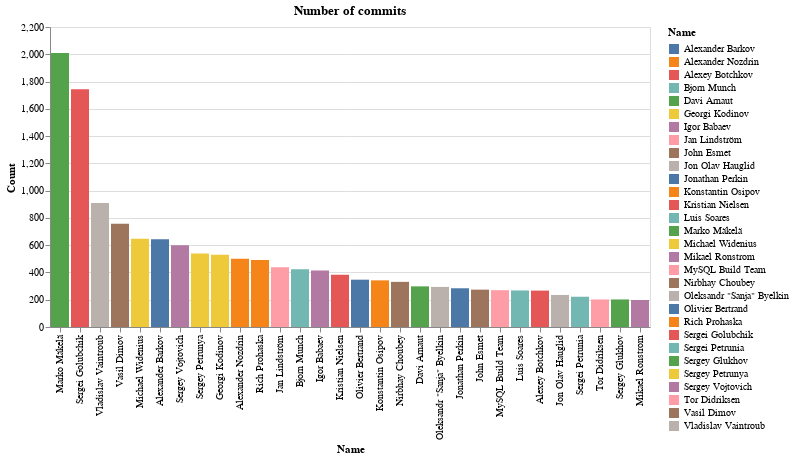

The cell this chart's notebook holds for it:
### Markdown cell above
# **Number of all-time commits per top 30 contributors**

### Code cell
top30 = compute_top_committers(data, 30)
alt.Chart(data=top30, title=f"Number of commits").mark_bar().encode(
    x=alt.X('Name', type='nominal', sort=top30['Name'].values.tolist()),
    y='Count',
    color='Name')

### Figure 1 — Vega-Lite specification as saved in the notebook (floating-point values rounded to 4 significant figures)
{"config": {"view": {"continuousWidth": 400, "continuousHeight": 300}}, "data": {"name": "data-60f98bdf048dd211a98fe18ea8d74f04"}, "mark": "bar", "encoding": {"color": {"type": "nominal", "field": "Name"}, "x": {"type": "nominal", "field": "Name", "sort": ["Marko Mäkelä", "Sergei Golubchik", "Vladislav Vaintroub", "Vasil Dimov", "Michael Widenius", "Alexander Barkov", "Sergey Vojtovich", "Sergey Petrunya", "Georgi Kodinov", "Alexander Nozdrin", "Rich Prohaska", "Jan Lindström", "Bjorn Munch", "Igor Babaev", "Kristian Nielsen", "Olivier Bertrand", "Konstantin Osipov", "Nirbhay Choubey", "Davi Arnaut", "Oleksandr \"Sanja\" Byelkin", "Jonathan Perkin", "John Esmet", "MySQL Build Team", "Luis Soares", "Alexey Botchkov", "Jon Olav Hauglid", "Sergei Petrunia", "Tor Didriksen", "Sergey Glukhov", "Mikael Ronstrom"]}, "y": {"type": "quantitative", "field": "Count"}}, "title": "Number of commits", "$schema": "https://vega.github.io/schema/vega-lite/v4.8.1.json", "datasets": {"data-60f98bdf048dd211a98fe18ea8d74f04": [{"Datetime": "2020-12-09T16:49:52+02:00", "Name": "Marko Mäkelä", "Organization": "MariaDB Corporation", "Email": "marko.makela@mariadb.com", "Files Changed": 13601, "Insertions": 274289, "Deletions": 657697, "Count": 2010}, {"Datetime": "2020-11-25T22:19:59+01:00", "Name": "Sergei Golubchik", "Organization": "MariaDB Corporation", "Email": "serg@mariadb.com", "Files Changed": 16773, "Insertions": 1139786, "Deletions": 918222, "Count": 1743}, {"Datetime": "2020-12-07T10:35:57+01:00", "Name": "Vladislav Vaintroub", "Organization": "MariaDB Corporation", "Email": "wlad@mariadb.com", "Files Changed": 3470, "Insertions": 84706, "Deletions": 56866, "Count": 910}, {"Datetime": "2018-03-19T09:05:23+01:00", "Name": "Vasil Dimov", "Organization": "Codership", "Email": "vasil.dimov@galeracluster.com", "Files Changed": 4915, "Insertions": 31816, "Deletions": 73951, "Count": 757}, {"Datetime": "2020-12-03T15:58:19+02:00", "Name": "Michael Widenius", "Organization": "MariaDB Corporation and MariaDB Foundation", "Email": "monty@mariadb.org", "Files Changed": 8696, "Insertions": 255548, "Deletions": 55130, "Count": 647}, {"Datetime": "2020-09-27T10:30:23+04:00", "Name": "Alexander Barkov", "Organization": "MariaDB Corporation", "Email": "bar@mariadb.com", "Files Changed": 4050, "Insertions": 965303, "Deletions": 148402, "Count": 644}, {"Datetime": "2020-02-13T01:27:14+04:00", "Name": "Sergey Vojtovich", "Organization": "MariaDB Foundation", "Email": "svoj@mariadb.org", "Files Changed": 2205, "Insertions": 31205, "Deletions": 55296, "Count": 600}, {"Datetime": "2015-02-25T16:58:36+03:00", "Name": "Sergey Petrunya", "Organization": "Monty Program", "Email": "psergey@askmonty.org", "Files Changed": 2275, "Insertions": 134121, "Deletions": 24535, "Count": 539}, {"Datetime": "2016-12-05T15:56:47+02:00", "Name": "Georgi Kodinov", "Organization": "Oracle", "Email": "georgi.kodinov@oracle.com", "Files Changed": 2028, "Insertions": 29115, "Deletions": 13109, "Count": 530}, {"Datetime": "2014-04-30T20:48:29+04:00", "Name": "Alexander Nozdrin", "Organization": "Oracle", "Email": "alexander.nozdrin@oracle.com", "Files Changed": 1930, "Insertions": 36564, "Deletions": 69436, "Count": 500}, {"Datetime": "2015-02-24T14:12:36-05:00", "Name": "Rich Prohaska", "Organization": "Tokutek", "Email": "prohanka@tokutek.com", "Files Changed": 2550, "Insertions": 3642016, "Deletions": 1076730, "Count": 492}, {"Datetime": "2020-11-23T07:39:23+02:00", "Name": "Jan Lindström", "Organization": "MariaDB Corporation", "Email": "jan.lindstrom@mariadb.com", "Files Changed": 3387, "Insertions": 247438, "Deletions": 120948, "Count": 438}, {"Datetime": "2016-09-26T14:42:56+02:00", "Name": "Bjorn Munch", "Organization": "Oracle", "Email": "bjorn.munch@oracle.com", "Files Changed": 1100, "Insertions": 8040, "Deletions": 4374, "Count": 424}, {"Datetime": "2020-11-27T10:43:47-08:00", "Name": "Igor Babaev", "Organization": "MariaDB Corporation", "Email": "igor@mariadb.com", "Files Changed": 2407, "Insertions": 132383, "Deletions": 17048, "Count": 414}, {"Datetime": "2017-07-03T10:39:18+02:00", "Name": "Kristian Nielsen", "Organization": "No Organization", "Email": "knielsen@knielsen-hq.org", "Files Changed": 2534, "Insertions": 148557, "Deletions": 45688, "Count": 383}, {"Datetime": "2020-10-18T17:20:44+02:00", "Name": "Olivier Bertrand", "Organization": "No Organization", "Email": "bertrandop@gmail.com", "Files Changed": 2728, "Insertions": 113893, "Deletions": 67056, "Count": 347}, {"Datetime": "2010-11-12T17:20:12+03:00", "Name": "Konstantin Osipov", "Organization": "Sun", "Email": "kostja@sun.com", "Files Changed": 2664, "Insertions": 81588, "Deletions": 37530, "Count": 342}, {"Datetime": "2018-03-02T11:17:39+11:00", "Name": "Nirbhay Choubey", "Organization": "MariaDB Corporation", "Email": "nirbhay@mariadb.com", "Files Changed": 2775, "Insertions": 63915, "Deletions": 26722, "Count": 331}, {"Datetime": "2011-07-15T08:05:30-03:00", "Name": "Davi Arnaut", "Organization": "Oracle", "Email": "davi.arnaut@oracle.com", "Files Changed": 1686, "Insertions": 18822, "Deletions": 89902, "Count": 298}, {"Datetime": "2020-11-17T20:11:39+01:00", "Name": "Oleksandr \"Sanja\" Byelkin", "Organization": "MariaDB Corporation", "Email": "sanja@mariadb.com", "Files Changed": 2155, "Insertions": 55319, "Deletions": 10808, "Count": 294}, {"Datetime": "2011-09-20T17:47:53+02:00", "Name": "Jonathan Perkin", "Organization": "Oracle", "Email": "jonathan.perkin@oracle.com", "Files Changed": 406, "Insertions": 5188, "Deletions": 4968, "Count": 284}, {"Datetime": "2014-10-10T15:34:04-04:00", "Name": "John Esmet", "Organization": "Tokutek", "Email": "john.esmet@gmail.com", "Files Changed": 2766, "Insertions": 129296, "Deletions": 352344, "Count": 274}, {"Datetime": "2012-02-16T11:35:30+01:00", "Name": "MySQL Build Team", "Organization": "Oracle", "Email": "mysql-build@oss.oracle.com", "Files Changed": 994, "Insertions": 23766, "Deletions": 59314, "Count": 270}, {"Datetime": "2012-03-12T23:23:40+00:00", "Name": "Luis Soares", "Organization": "Oracle", "Email": "luis.soares@oracle.com", "Files Changed": 952, "Insertions": 22220, "Deletions": 11342, "Count": 268}, {"Datetime": "2020-11-23T14:12:30+04:00", "Name": "Alexey Botchkov", "Organization": "MariaDB Corporation", "Email": "holyfoot@mariadb.com", "Files Changed": 1151, "Insertions": 43537, "Deletions": 11161, "Count": 267}, {"Datetime": "2017-03-17T12:49:20+02:00", "Name": "Jon Olav Hauglid", "Organization": "Oracle", "Email": "jon.hauglid@oracle.com", "Files Changed": 914, "Insertions": 16933, "Deletions": 5242, "Count": 235}, {"Datetime": "2020-12-08T17:58:22+03:00", "Name": "Sergei Petrunia", "Organization": "MariaDB Corporation", "Email": "psergey@mariadb.com", "Files Changed": 1405, "Insertions": 49311, "Deletions": 20923, "Count": 222}, {"Datetime": "2017-03-06T23:36:48+04:00", "Name": "Tor Didriksen", "Organization": "Oracle", "Email": "tor.didriksen@oracle.com", "Files Changed": 547, "Insertions": 5517, "Deletions": 4941, "Count": 202}, {"Datetime": "2013-03-14T11:11:17+03:00", "Name": "Sergey Glukhov", "Organization": "Oracle", "Email": "sergey.glukhov@oracle.com", "Files Changed": 1156, "Insertions": 39920, "Deletions": 11768, "Count": 202}, {"Datetime": "2011-01-20T18:24:48+01:00", "Name": "Mikael Ronstrom", "Organization": "Oracle", "Email": "mikael.ronstrom@oracle.com", "Files Changed": 826, "Insertions": 21214, "Deletions": 7984, "Count": 198}]}}
